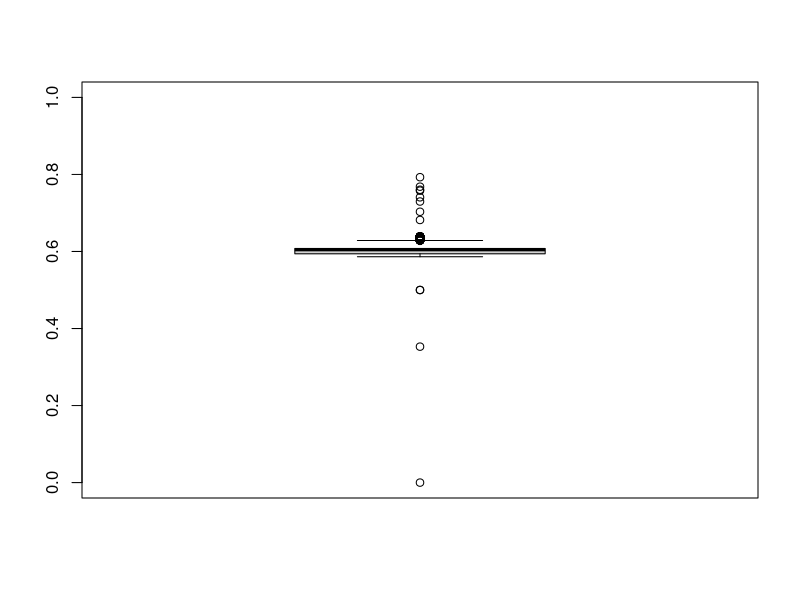
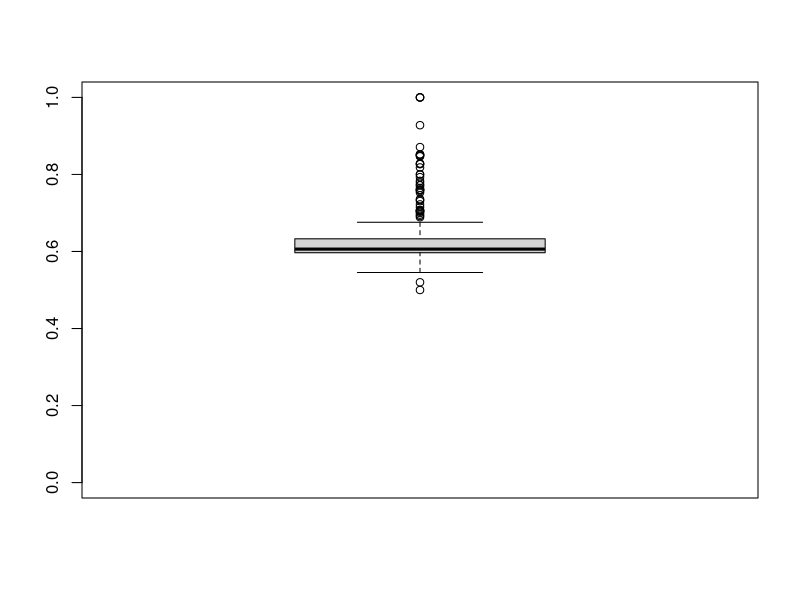
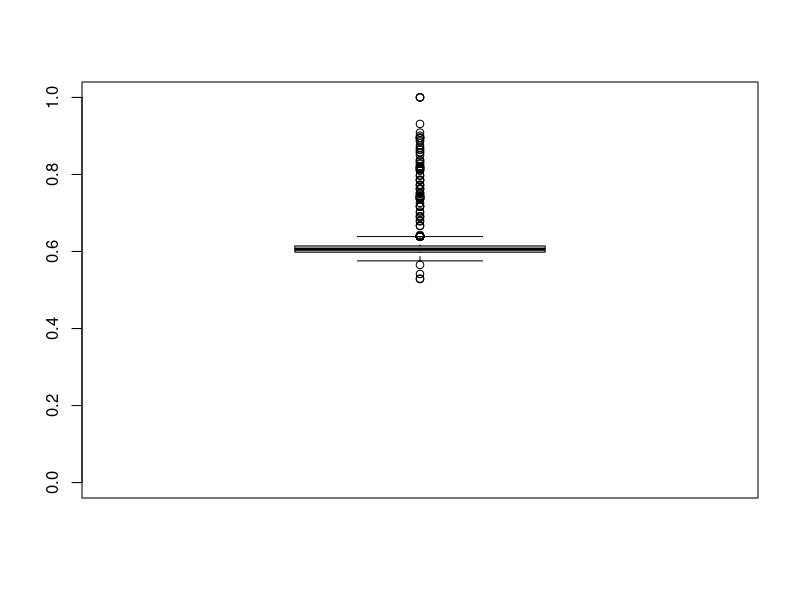
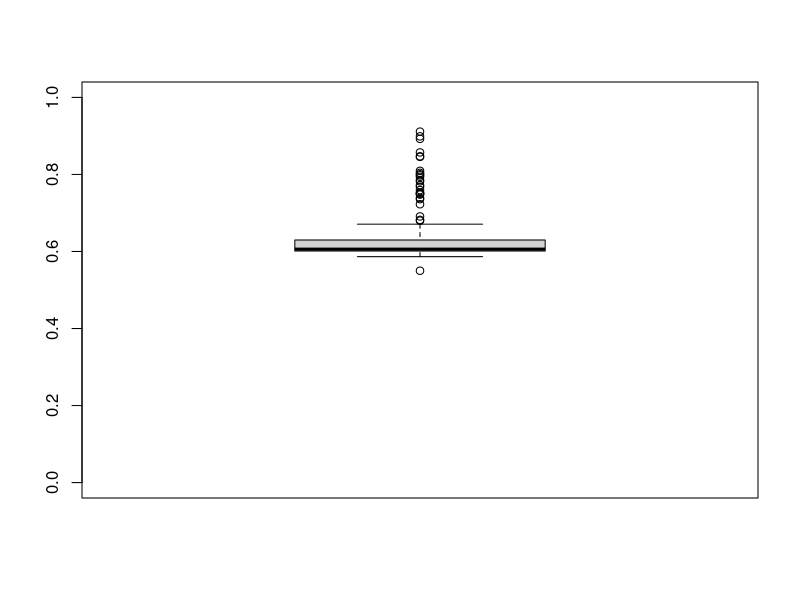

Recreate these plots in R, in order.
########################
## SANER2015 RQ2
## @author:Yuki Ueda
## @createdOn:2015/10/15
########################


### Set data
num <- data.frame() # Init

# Input csv
num <- read.csv("CSVdata_q_3/numOfPatchsets_1.csv"
                 ,sep=",", header=TRUE)

### number of patchset's voting(+1, -1) is 1
# index_l_m: vote is "like" and status is "merge"
# index_d_a: vote is "dislike" and status is abandoned
index_l_m <- data.frame()
index_d_m <- data.frame()
index_l_a <- data.frame()
index_d_a <- data.frame()

for(i in 1:nrow(num)){
  if(num$Status[i] == "merged"){      # status is merge
    if(num$VotingScore[i] == 1){      # vote is like
      index_l_m <- rbind(index_l_m, num[i,])
    }else{                            # vote is dislike
      index_d_m <- rbind(index_d_m, num[i,])
    }
  }else{                              # status is abandoned
    if(num$VotingScore[i] == 1){      # vote is like
      index_l_a <- rbind(index_l_a, num[i,])
    }else{
      index_d_a <- rbind(index_d_a, num[i,])
    }
  }
}

index_merge <- list(index_l_m, index_d_m)
index_abondone <- list(index_l_a, index_d_a)
index <- list(index_abondone, index_merge)

for(i in index){
  for(j in i){
    value = j$CurrentPar
    name = paste("QT_1_", j$VotingScore[1], "_", j$Status[1],"_",length(value),sep = "")
    jpeg(paste("jpeg/",name,".jpg",sep=""))
    boxplot(value, ylim=c(0,1))
    print(name)
  }
}
